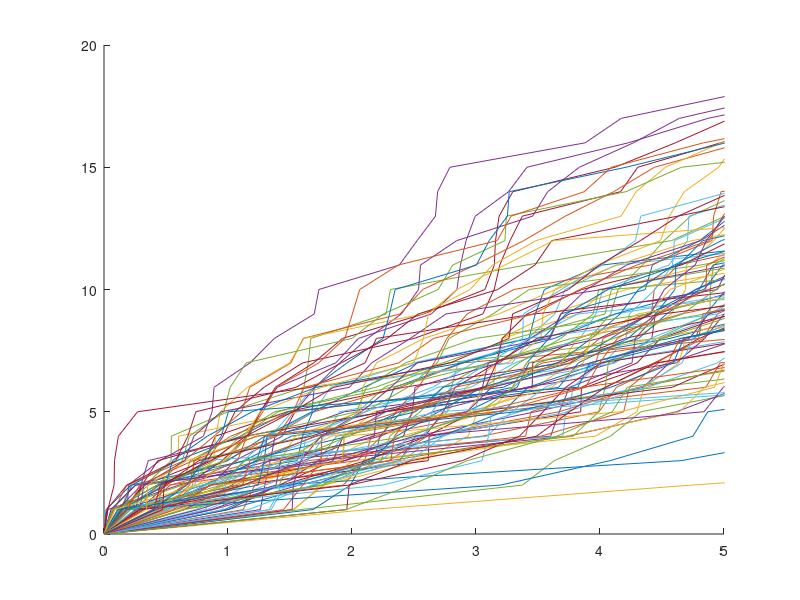

Reproduce this figure in MATLAB.
lambda = 2;
T = 5;
N = 100;
hold on 
for i = 1:N
    t = 0;
    x = [0];
    len = 0;
    while t < T
        r = exprnd(1/lambda);
        t = t + r; 
        x = [x t];
        len = len + 1;
    end
    y = 0:len;
    x(1) = 0;
    plot(x,y);
    xlim([0 T]);
end
hold off